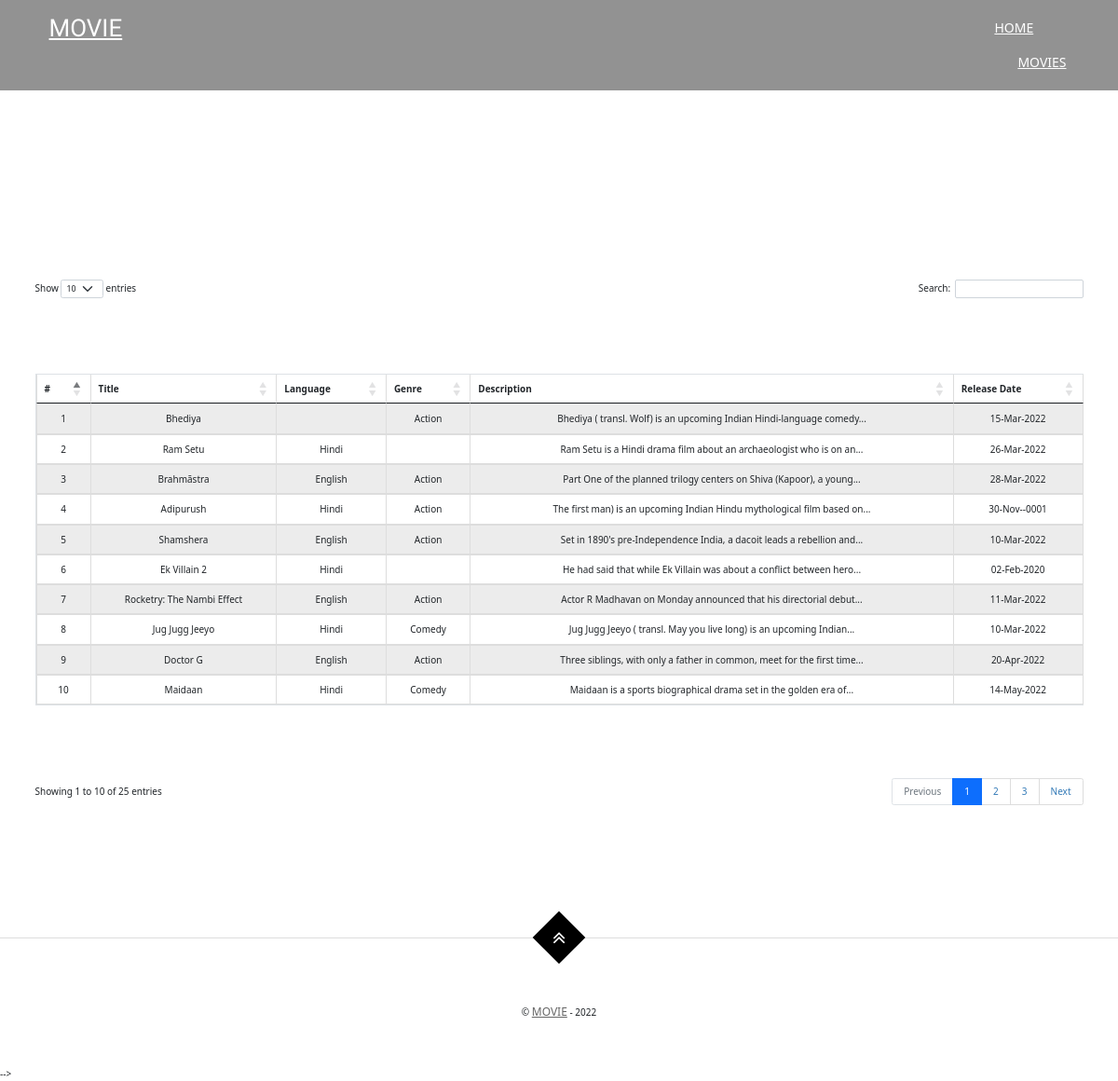
The page / on the database its author committed.
### tables this page shows
CREATE TABLE `movies` (
  `id` int(11) NOT NULL,
  `title` varchar(255) NOT NULL,
  `description` text NOT NULL,
  `image` varchar(255) NOT NULL,
  `length` int(5) NOT NULL COMMENT 'in minutes',
  `release_date` date NOT NULL
);

CREATE TABLE `category` (
  `id` int(11) NOT NULL,
  `type` varchar(100) NOT NULL,
  `value` varchar(100) NOT NULL
);

### index.php (the view, shortened to what this page needs)
<!DOCTYPE html>
<html lang="en">
<head>
    <link rel="stylesheet" href="assets/css/bootstrap.min.css" />
    <link rel="stylesheet" href="assets/css/font-awesome.min.css" />
    <link rel="stylesheet" href="assets/css/style.css">
    <link rel="stylesheet" href="https://cdnjs.cloudflare.com/ajax/libs/twitter-bootstrap/5.0.1/css/bootstrap.min.css" />
    <link rel="stylesheet" href="https://cdn.datatables.net/1.11.4/css/dataTables.bootstrap5.min.css" />
</head>
<body>
    <header id="masthead" class="site-header">
        <nav id="primary-navigation" class="site-navigation" data-spy="affix">
            <div class="container">
                <div class="navbar-header page-scroll">
                    <div class="page-scroll site-logo">
                        <a href="">Movie</a>
                    </div>
                </div>
                <div class="main-menu collapse navbar-collapse" id="portfolio-perfect-collapse">
                    <ul class="nav navbar-nav navbar-right">
                        <li class="page-scroll"><a href="#intro">Home</a></li>
                        <li class="page-scroll"><a href="movies.php">Movies</a></li>
                    </ul>
                </div>
            </div>
        </nav>
    </header>
    <main id="main" class="site-main">
		<section class="site-section section-hello" id="intro">
			<div class="container">
				<div class="row">
					<div class="col-md-12">
                        <table id="moviesTable" class="table table-bordered table-striped dt-responsive nowrap w-100 table_css" style="text-align:center">
                            <thead>
                                <tr>
                                    <th>#</th>
                                    <th>Title</th>
                                    <th>Language</th>
                                    <th>Genre</th>
                                    <th>Description</th>
                                    <th>Release Date</th>
                                </tr>
                            </thead>
                            <tbody>
                                <?php
                                    require 'connect.php';
                                    $data = $conn->prepare("SELECT * FROM movies ORDER BY id DESC");
                                    $data->execute();
                                    $data->setFetchMode(PDO::FETCH_ASSOC);
                                    if($data->rowCount()>0){
                                        foreach (($data->fetchAll()) as $keycount => $row) {
                                            $string = strip_tags($row['description']);
                                            if (strlen($string) > 70) {
                                                $stringCut = substr($string, 0, 70);
                                                $endPoint = strrpos($stringCut, ' ');
                                                $string = $endPoint? substr($stringCut, 0, $endPoint) : substr($stringCut, 0);
                                                $string .= '... ';
                                            }
                                            $lang = '';
                                            $genre = '';
                                            $movie_rel = $conn->prepare("SELECT * FROM movies_to_category WHERE movie_id='".$row['id']."' ");
                                            $movie_rel->execute();
                                            $movie_rel->setFetchMode(PDO::FETCH_ASSOC);
                                            if($movie_rel->rowCount()>0){
                                                foreach (($movie_rel->fetchAll()) as $key => $rel) {
                                                    $categories = $conn->prepare("SELECT * FROM category WHERE id='".$rel['category_id']."' ");
                                                    $categories->execute();
                                                    $categories->setFetchMode(PDO::FETCH_ASSOC);
                                                    if($categories->rowCount()>0){
                                                        $cat = $categories->fetch();
                                                        if ( $cat['type'] == 'language' ) {
                                                            $lang = $cat['value'];
                                                        } else if ( $cat['type'] == 'genre' ) {
                                                            $genre = $cat['value'];
                                                        }
                                                    }
                                                }
                                            }
                                            echo '<tr>
                                                <td>'.++$keycount.'</td>
                                                <td>'.$row['title'].'</td>
                                                <td>'.$lang.'</td>
                                                <td>'.$genre.'</td>
                                                <td>'.$string.'</td>
                                                <td>'.date("d-M-Y", strtotime($row['release_date'])).'</td>
                                            </tr>';
                                        }
                                    }
                                ?>
                            </tbody>
                        </table>
					</div>
				</div>
			</div>
		</section>
    </main>
    <footer id="colophon" class="site-footer">
        <div class="container-fluid">
            <div class="page-scroll">
                <a href="#top" class="rectangle">
                    <i class="fa fa-angle-double-up"></i>
                </a>
            </div>
        </div>
        <div class="container text-center">
            <p class="copyright">&copy; <a href="#" target="_blank">Movie</a> - 2022</p>
        </div>
    </footer>
    <script type="text/javascript" src="https://cdn.datatables.net/1.11.4/js/dataTables.bootstrap5.min.js"></script> -->
</body>
</html>

### assets/css/style.css (style rules this page uses)
a, button { -webkit-transition: all 0.25s ease-in-out; -o-transition: all 0.25s ease-in-out; -moz-transition: all 0.25s ease-in-out; transition: all 0.25s ease-in-out; cursor: pointer; outline: 0 none; }
html, body { width: 100%; height: 100%; margin: 0; padding: 0; font-family: "Open Sans", sans-serif; }
.rectangle, .big-rectangle { display: inline-block; width: 50px; height: 50px; border: 1px solid #dddddd; transform: rotate(45deg); -webkit-transform: rotate(45deg); -moz-transform: rotate(45deg); -o-transform: rotate(45deg); -ms-transform: rotate(45deg); -webkit-box-shadow: 4px 4px 0px 0px #dddddd; -o-box-shadow: 4px 4px 0px 0px #dddddd; -moz-box-shadow: 4px 4px 0px 0px #dddddd; box-shadow: 4px 4px 0px 0px #dddddd; }
.rectangle i, .big-rectangle img, .rectangle span, .rectangle img { position: absolute; top: 50%; left: 50%; font-size: 22px; transform: translate(-50%, -50%) rotate(-45deg); -webkit-transform: translate(-50%, -50%) rotate(-45deg); -moz-transform: translate(-50%, -50%) rotate(-45deg); -o-transform: translate(-50%, -50%) rotate(-45deg); -ms-transform: translate(-50%, -50%) rotate(-45deg); }
.site-header { height: 60px; }
.site-logo { display: inline-block; position: relative; padding: 0 30px 0 15px; height: 60px; z-index: 2; }
.site-logo:before { content: ''; position: absolute; width: 2000px; height: 100%; top: 0; right: 0; }
.site-logo a { position: relative; font-family: "Varela", sans-serif; display: inline-block; margin-top: 17px; font-size: 26px; line-height: 26px; color: #ffffff; text-transform: uppercase; }
.site-navigation { background-color: #0000006d; }
.site-navigation.affix { top: 0; left: 0; right: 0; width: 100%; z-index: 1005; }
.site-navigation .navbar-nav { padding-top: 23px; }
.site-navigation .navbar-nav > li > a { padding: 0px 3px 21px; font-size: 14px; line-height: 14px; color: #ffffff; text-transform: uppercase; border-bottom: 2px solid transparent; -webkit-transition: border-color 0.25s ease-in-out; -o-transition: border-color 0.25s ease-in-out; -moz-transition: border-color 0.25s ease-in-out; transition: border-color 0.25s ease-in-out; }
.site-navigation .navbar-nav.navbar-right { margin-right: 0; }
.site-navigation .navbar-nav > li + li > a { margin-left: 25px; }
.site-main { background-color: #ffffff; z-index: 1; }
.site-section { padding: 100px 0; }
.section-hello .row { margin-top: 70px; }
.site-footer .container-fluid { position: relative; padding: 20px 15px; text-align: center; border-bottom: 1px solid #dddddd; }
.site-footer .container { padding: 70px 15px 50px; }
.site-footer a { font-size: 12px; color: #666; text-transform: uppercase; }
.site-footer .rectangle { position: absolute; bottom: -20px; right: 0; left: 0; margin: 0 auto; width: 40px; height: 40px; background-color: #000; border: none; color: #ffffff; box-shadow: none; }
.site-footer .copyright { margin-bottom: 0; }

### rows shown on the page
movies: title "Bhediya", category.value "Action", description "Bhediya ( transl. Wolf) is an upcoming Indian Hindi-language comedy...", release_date "15-Mar-2022"
movies: title "Ram Setu", category.value "Hindi", description "Ram Setu is a Hindi drama film about an archaeologist who is on an...", release_date "26-Mar-2022"
movies: title "Brahmāstra", category.value "English", category.value "Action", description "Part One of the planned trilogy centers on Shiva (Kapoor), a young...", release_date "28-Mar-2022"
movies: title "Adipurush", category.value "Hindi", category.value "Action", description "The first man) is an upcoming Indian Hindu mythological film based on...", release_date "30-Nov--0001"
movies: title "Shamshera", category.value "English", category.value "Action", description "Set in 1890's pre-Independence India, a dacoit leads a rebellion and...", release_date "10-Mar-2022"
movies: title "Ek Villain 2", category.value "Hindi", description "He had said that while Ek Villain was about a conflict between hero...", release_date "02-Feb-2020"
movies: title "Rocketry: The Nambi Effect", category.value "English", category.value "Action", description "Actor R Madhavan on Monday announced that his directorial debut...", release_date "11-Mar-2022"
movies: title "Jug Jugg Jeeyo", category.value "Hindi", category.value "Comedy", description "Jug Jugg Jeeyo ( transl. May you live long) is an upcoming Indian...", release_date "10-Mar-2022"
movies: title "Doctor G", category.value "English", category.value "Action", description "Three siblings, with only a father in common, meet for the first time...", release_date "20-Apr-2022"
movies: title "Maidaan", category.value "Hindi", category.value "Comedy", description "Maidaan is a sports biographical drama set in the golden era of...", release_date "14-May-2022"
